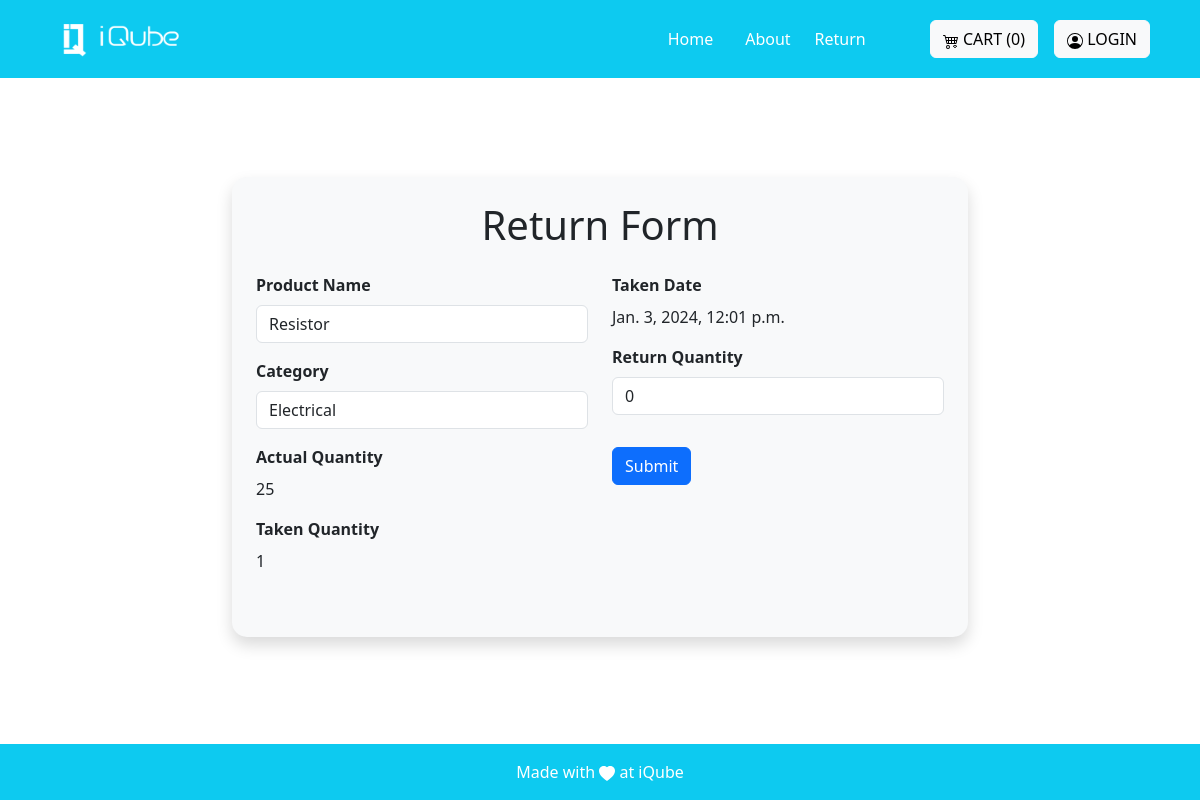
The app's page /return/1/ with its own data.
### invention/models.py (models this page shows, shortened)
class Log(models.Model):
    user = models.ForeignKey(User, on_delete=models.CASCADE)
    product = models.ForeignKey('Product', on_delete=models.CASCADE)
    quantity = models.PositiveIntegerField(default=0)
    created_at = models.DateTimeField(default=datetime.datetime.now())
    status = models.CharField(max_length=20, choices=[('checked_in','checked_in'),('checked_out','checked_out')])
    acting = models.CharField(max_length=20, default="hi")
    due_date = models.DateTimeField()

class Product(models.Model):
    name=models.CharField(max_length=255)
    decription=models.CharField(max_length=100)
    actual_count=models.PositiveIntegerField()
    available_count=models.PositiveIntegerField()
    dummy_count = models.PositiveIntegerField()
    category= models.ForeignKey('Category', on_delete=models.CASCADE)
    created_at = models.DateTimeField(auto_now=True)
    image = models.ImageField(upload_to='images')

class Category(models.Model):
    name=models.CharField(max_length=25)
    created_by = models.ForeignKey(User, on_delete=models.CASCADE)
    created_at=models.DateTimeField(auto_now=True)
    class Meta:
        verbose_name_plural = 'Categories'
    def __str__(self):
        return str(self.name)

### invention/views.py (the view, shortened to what this page needs)
# urls.py: path('return/<int:item_id>/', AddReturnView.as_view(), name="return"),
class AddReturnView(View):
    def get(self, request, item_id):
        categories = Category.objects.all()
        products = Log.objects.all()
        item = get_object_or_404(Log, id=item_id)
        cart_items = []
        for product_id, quantity in temporary_cart.items():
            product = Product.objects.get(pk=product_id)
            cart_items.append({'product': product, 'quantity': quantity})
        cart = len(cart_items)
        return render(
            request,
            'cart/return.html',
            {'categories': categories, 'products': products, 'item': item, 'cart':cart,}
        )

### invention/templates/cart/return.html (shortened to what this page needs)
{% extends 'base.html' %}
{% block base %}
<div class="p-4" id="waste">
  <div class="container">
    <div class="row justify-content-center">
      <div class="col-lg-8">
        <div class="form-card shadow p-4 mb-4">
          <h1 class="text-center mb-4">Return Form</h1>
          <form method="POST" id="productForm">
            <div class="row">
              <div class="col-md-6">
                <div class="mb-3">
                  <label for="product-name" class="form-label custom-label">Product Name</label>
                  <input type="text" class="form-control" id="product-name" name="product_name" value="{{ item.product.name }}" readonly>
                </div>
                <div class="mb-3">
                  <label for="category" class="form-label custom-label">Category</label>
                  <input type="text" class="form-control" id="category" name="category" value="{{ item.product.category }}" readonly>
                </div>
                <div class="mb-3">
                  <label for="actual-quantity" class="form-label custom-label">Actual Quantity</label>
                  <p>{{ item.product.actual_count }}</p>
                </div>
                <div class="mb-3">
                  <label for="taken-quantity" class="form-label custom-label">Taken Quantity</label>
                  <p>{{ item.quantity }}</p>
                </div>
              </div>
              <div class="col-md-6">
                <div class="mb-3">
                  <label for="taken-date" class="form-label custom-label">Taken Date</label>
                  <p>{{ item.created_at }}</p>
                </div>
                <div class="mb-3">
                  <label for="damaged-quantity" class="form-label custom-label">Return Quantity</label>
                  <input type="number" min="0" value="0" class="form-control" id="damaged-quantity" name="return_qty" required>
                </div>
                <button type="submit" class="btn btn-primary mt-3" onclick="return confirmSubmitCart()">Submit</button>
              </div>
            </div>
          </form>
        </div>
      </div>
    </div>
  </div>
</div>
{% endblock %}

### invention/templates/base.html (style rules this page uses)
html { scroll-behavior:smooth; }

### invention/templates/cart/return.html (style rules this page uses)
#waste { margin-top: 75px; }
.form-card { background-color: #f8f9fa; border-radius: 15px; padding: 30px; }
.custom-label { font-weight: bold; }

### records on screen
Log: product_name "Resistor", category "Electrical", product.actual_count "25", quantity "1", created_at "Jan. 3, 2024, 12:01 p.m."

### other values on screen
{{ cart }} "0"
